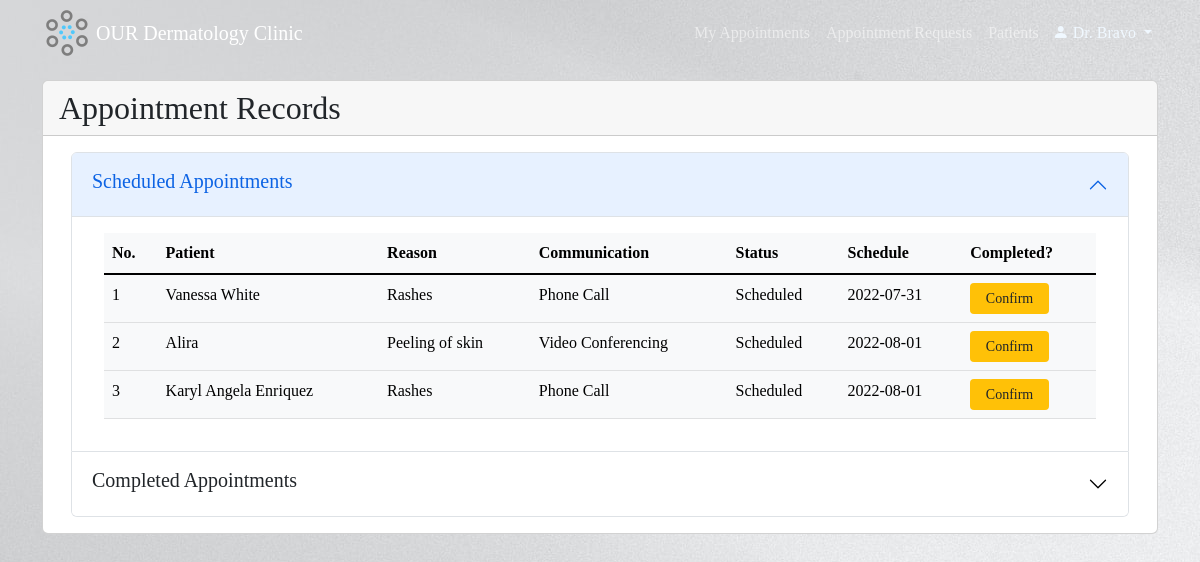
/assets/doctor/appointment_records.php (signed in), run on the app's committed database.
### tables this page shows
CREATE TABLE `doctor_table` (
  `doctor_id` int(20) NOT NULL,
  `doctor_username` varchar(45) NOT NULL,
  `doctor_password` varchar(255) NOT NULL,
  `doctor_name` varchar(45) NOT NULL,
  `doctor_sex` enum('M','F') NOT NULL,
  `doctor_age` int(10) NOT NULL,
  `doctor_birthdate` date NOT NULL,
  `doctor_email` varchar(45) NOT NULL,
  `doctor_phone_no` varchar(11) NOT NULL,
  `doctor_address` varchar(100) NOT NULL,
  `doctor_status` enum('Active','Inactive') NOT NULL DEFAULT 'Active'
);

CREATE TABLE `appointment_table` (
  `appointment_id` int(20) NOT NULL,
  `doctor_id` int(20) DEFAULT NULL,
  `patient_id` int(20) DEFAULT NULL,
  `appointment_reason` varchar(300) NOT NULL,
  `appointment_comms` enum('Video Conferencing','Phone Call') NOT NULL,
  `appointment_date` date DEFAULT NULL,
  `appointment_status` enum('Waiting for schedule','Scheduled','Completed') NOT NULL
);

CREATE TABLE `patient_table` (
  `patient_id` int(20) NOT NULL,
  `patient_name` varchar(100) DEFAULT NULL,
  `patient_sex` enum('M','F') DEFAULT NULL,
  `patient_age` int(10) DEFAULT NULL,
  `patient_birthdate` date DEFAULT NULL,
  `patient_birthplace` varchar(45) DEFAULT NULL,
  `patient_phone_no` varchar(11) DEFAULT NULL,
  `patient_email` varchar(45) NOT NULL,
  `patient_address` varchar(100) DEFAULT NULL,
  `patient_civil_status` enum('Single','Married','Widowed','Separated') DEFAULT NULL,
  `patient_username` varchar(45) NOT NULL,
  `patient_password` varchar(255) NOT NULL,
  `patient_nationality` enum('Filipino','Foreign National') DEFAULT NULL,
  `patient_religion` varchar(45) DEFAULT NULL
);

### assets/doctor/appointment_records.php (the view, shortened to what this page needs)
<?php
include "../config.php";
$sessionUser = $_SESSION['doctor_id'];
$doctor_data = "SELECT * FROM doctor_table WHERE doctor_id='$sessionUser'";
$results = mysqli_query($conn, $doctor_data);
$doctor = mysqli_fetch_array($results);
$appointment_qry = "SELECT * FROM appointment_table JOIN patient_table ON appointment_table.patient_id = patient_table.patient_id WHERE appointment_status = 'Scheduled' AND doctor_id = '$sessionUser' ORDER BY appointment_date ASC";
$results = mysqli_query($conn, $appointment_qry);
$row_count = mysqli_num_rows($results);
?>
<!DOCTYPE html>
<html>
<head>
    <link href="https://cdn.jsdelivr.net/npm/bootstrap@5.2.0-beta1/dist/css/bootstrap.min.css" rel="stylesheet">
    <link rel="stylesheet" href="https://cdn.jsdelivr.net/npm/bootstrap-icons@1.3.0/font/bootstrap-icons.css">
    <link rel="stylesheet" href="../css/style.css">
</head>
<body>
    <nav class="navbar navbar-expand-lg navbar-dark py-2 fixed-top">
        <div class="container">
            <a href="menu.php#"><img src="../img/logo.png" alt="logo"></a>
            <a href="menu.php" class="navbar-brand mx-1">OUR Dermatology Clinic</a>
            <div class="collapse navbar-collapse" id="navmenu">
                <ul class="navbar-nav ms-auto">
                    <li class="nav-item">
                        <a class="nav-link" href="#">My Appointments</a>
                    </li>
                    <li class="nav-item">
                        <a class="nav-link" href="appointment_requests_list.php">Appointment Requests</a>
                    </li>
                    <li class="nav-item">
                        <a class="nav-link" href="patients.php">Patients</a>
                    </li>
                    <li class="nav-item">
                        <div class="dropdown navbar-nav">
                            <button class="pt-2 dropdown-toggle" id="dropdown_logout" data-bs-toggle="dropdown" aria-expanded="false">
                                <span class="bi-person-fill"> Dr. </span><?php if (!empty($doctor['doctor_name'])) echo $doctor['doctor_name'];
                                                                            else echo $doctor['doctor_usernaname']; ?>
                            </button>
                        </div>
                    </li>
                </ul>
            </div>
        </div>
    </nav>
    <div class="container ">
        <div class="row">
            <div class="col-md-12">
                <div class="card">
                    <div class="card-header">
                        <span class="h2">Appointment Records</span>
                    </div>
                    <div class="card-body">
                        <div class="container accordion" id="accordionPanelsStayOpenExample">
                            <div class="accordion-item">
                                <h2 class="accordion-header" id="panelsStayOpen-headingOne">
                                    <button class="accordion-button" type="button" data-bs-toggle="collapse" data-bs-target="#panelsStayOpen-collapseOne" aria-expanded="true" aria-controls="panelsStayOpen-collapseOne">
                                        <span class="h5">Scheduled Appointments</span>
                                    </button>
                                </h2>
                                <div id="panelsStayOpen-collapseOne" class="accordion-collapse collapse show" aria-labelledby="panelsStayOpen-headingOne">
                                    <div class="accordion-body">
                                        <section>
                                            <div class="row">
                                                <div class="col-md-12">
                                                    <div class="container table-responsive-lg">
                                                        <table class="table table-light table-hover caption-top">
                                                            <?php
                                                            if ($row_count == 0) {
                                                            ?>
                                                                <strong>No Scheduled Appointments</strong>
                                                            <?php
                                                            } else {
                                                            ?>
                                                                <thead>
                                                                    <th>No.</th>
                                                                    <th>Patient</th>
                                                                    <th>Reason</th>
                                                                    <th>Communication</th>
                                                                    <th>Status</th>
                                                                    <th>Schedule</th>
                                                                    <th>Completed?</th>
                                                                </thead>
                                                                <tbody class="table-group-divider">
                                                                    <?php
                                                                    $appointment_number = 1;
                                                                    foreach ($results as $result) {
                                                                    ?>
                                                                        <tr>
                                                                            <td><?= $appointment_number ?></td>
                                                                            <td><?= $result['patient_name']; ?></td>
                                                                            <td><?= $result['appointment_reason']; ?></td>
                                                                            <td><?= $result['appointment_comms']; ?></td>
                                                                            <td><?= $result['appointment_status']; ?></td>
                                                                            <td><?= $result['appointment_date']; ?></td>
                                                                            <td>
                                                                                <form action="#" method="post">
                                                                                    <button class="col-12 col-xl-8 btn btn-sm bg-warning" type="submit" name="complete_appointment" value="<?= $result['appointment_id']; ?>">Confirm</button>
                                                                                </form>
                                                                            </td>
                                                                        </tr>
                                                                <?php
                                                                        $appointment_number++;
                                                                    }
                                                                }
                                                                ?>
                                                                </tbody>
                                                        </table>
                                                    </div>
                                                </div>
                                            </div>
                                        </section>
                                    </div>
                                </div>
                            </div>
                            <div class="accordion-item">
                                <h2 class="accordion-header" id="panelsStayOpen-headingTwo">
                                    <button class="accordion-button collapsed" type="button" data-bs-toggle="collapse" data-bs-target="#panelsStayOpen-collapseTwo" aria-expanded="false" aria-controls="panelsStayOpen-collapseTwo">
                                        <span class="h5">Completed Appointments</span>
                                    </button>
                                </h2>
                            </div>
                        </div>
                    </div>
                </div>
            </div>
        </div>
    </div>
</body>
</html>

### assets/css/style.css (style rules this page uses)
body::before { display: block; content:''; height: 80px; }
nav { background-image: url(../img/nav.jpg); }
nav img { height: 50px; }
nav button, footer button { background-color: transparent; border: none; color: aliceblue; }
body { background-image: url(../img/background.jpg); }
section button { width: 100%; }
.container { font-family: Century Gothic; }

### data on the page
doctor_table: doctor_name "Bravo"
appointment_table: patient.patient_name "Vanessa White", appointment_reason "Rashes", appointment_comms "Phone Call", appointment_status "Scheduled", appointment_date "2022-07-31", $result['appointment_id'] 9 (drawn)
appointment_table: patient.patient_name "Alira", appointment_reason "Peeling of skin", appointment_comms "Video Conferencing", appointment_status "Scheduled", appointment_date "2022-08-01", $result['appointment_id'] 11 (drawn)
appointment_table: patient.patient_name "Karyl Angela Enriquez", appointment_reason "Rashes", appointment_comms "Phone Call", appointment_status "Scheduled", appointment_date "2022-08-01", $result['appointment_id'] 14 (drawn)
